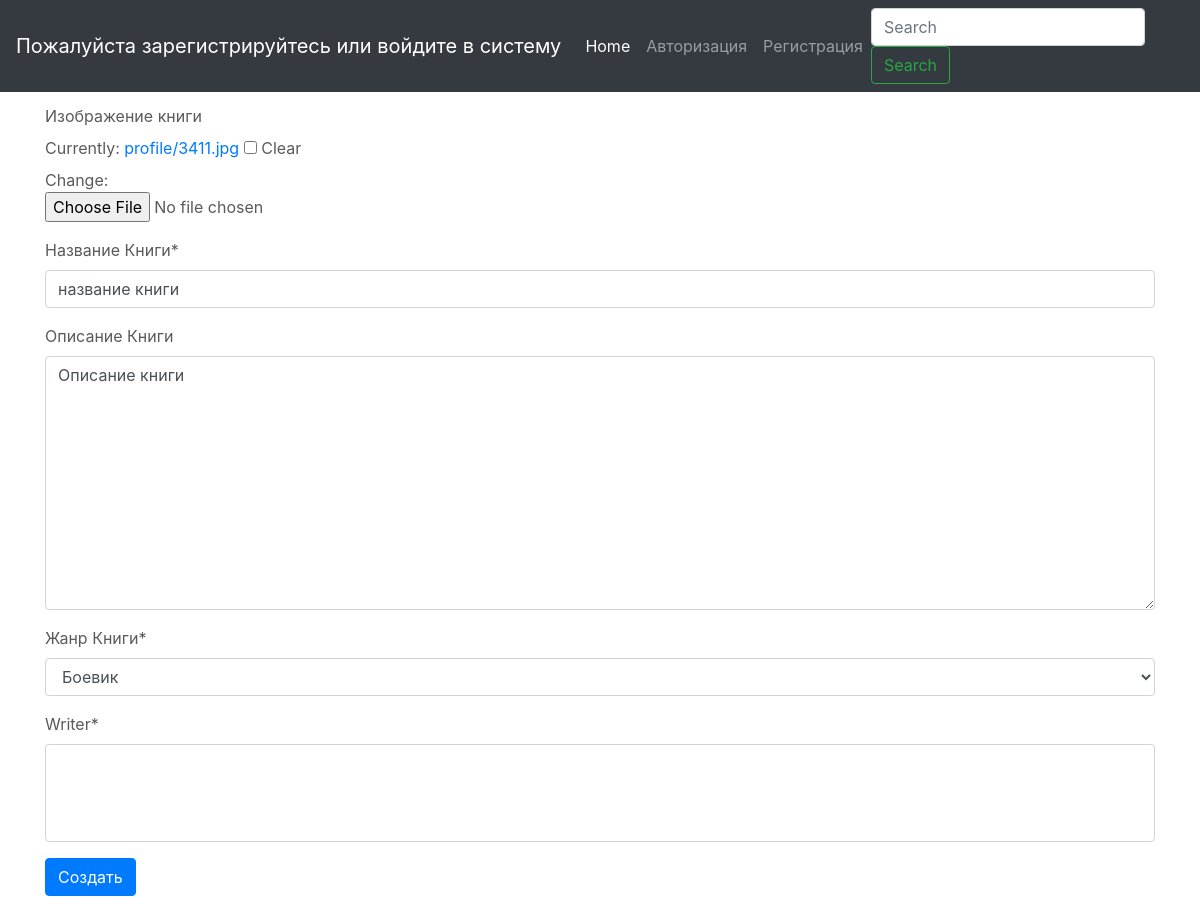
The app's page /15/updatebook/, older data.
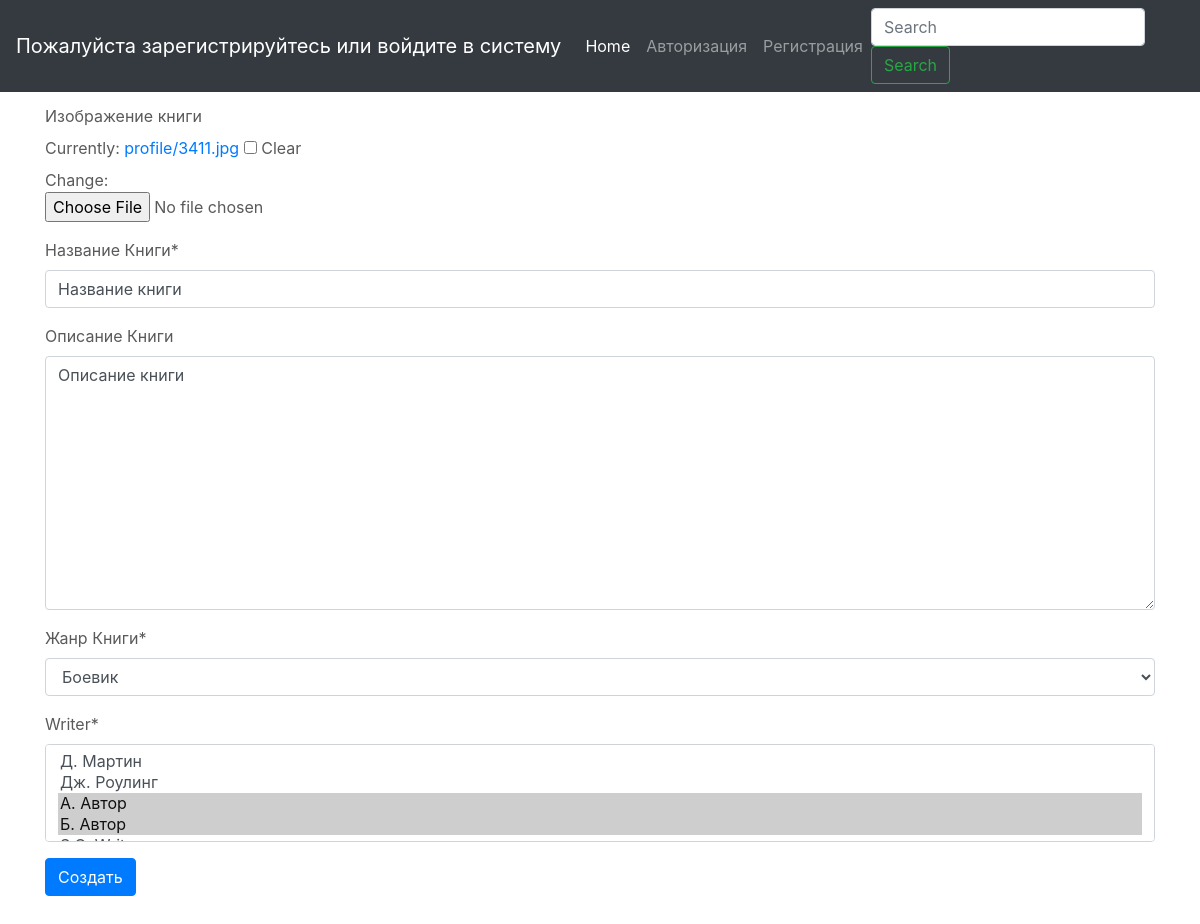
The same page, newer data.
### testapp/models.py (models this page shows, shortened)
class Book(models.Model):
    name = models.CharField(
        verbose_name='Название Книги', max_length=200
        )
    description = models.TextField(
        verbose_name='Описание Книги', null=True, blank=True
        )
    genre = models.ForeignKey(
        Genre, on_delete=models.PROTECT, verbose_name='Жанр Книги',
        )
    writer = models.ManyToManyField(
        Writer)
    created = models.DateField(
        verbose_name='Создано', auto_now=False, auto_now_add=True
        )
    updated = models.DateField(
        verbose_name='Изменено', auto_now=True, auto_now_add=False
        )
    book_image = models.ImageField(
        verbose_name='Изображение книги', upload_to='profile', null=True, blank=True
        )

class Genre(models.Model):
    name = models.CharField(verbose_name='Название жанра', max_length=100)
    description = models.TextField(verbose_name='Описание жанра', null=True, blank=True)
    def __str__(self):
        return self.name

class Writer(models.Model):
    name = models.CharField(verbose_name='ФИО Автора', max_length=100)
    def __str__(self):
        return self.name

### testapp/views.py (the view, shortened to what this page needs)
# urls.py: path('<int:id>/updatebook/', UpdateBook.as_view(), name='updatebook'),
class UpdateBook(UpdateView):
    model = Book
    form_class = CreateBookForm
    queryset = Book.objects.all()
    template_name = 'testapp/createbook.html'
    success_url = '/listbook'
    def get_object(self):
        id_ = self.kwargs.get('id')
        return get_object_or_404(Book, id=id_)

### testapp/forms.py
class CreateBookForm(forms.ModelForm):
    class Meta:
        model = Book
        fields = ('book_image', 'name', 'description','genre', 'writer')

### testapp/templates/testapp/createbook.html (shortened to what this page needs)
{% extends 'base.html' %}
{% load static %}
{% load crispy_forms_tags %}
{% block body %}
<div class="container">
<h1>Create Book</h1>
</div>
<div class="container">
<form action="" method="post" enctype="multipart/form-data" >
        {{ form|crispy }}
        <input type="submit" class="btn btn-primary" value="Создать">
</form>
</div>
{% endblock body %}

Row changes from the older to the newer data that the page shows:
changed Book "Описание книги": name "название книги" → "Название книги"
Text that changed along with them:
form field writer: (not shown) → "Д. Мартин / Дж. Роулинг / А. Автор ☑ / Б. Автор ☑"
